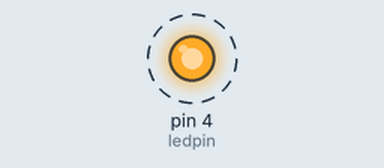
A sketch run on a simulated Arduino Uno, built with avr-gcc and run on an emulated ATmega328P. Parts: output pins drawn as LEDs (lit = HIGH). Dashed ring = blinking.

Above: at 0.1 s.
Timing chart, 0 to 3.0 s (numbered marks = the images above):
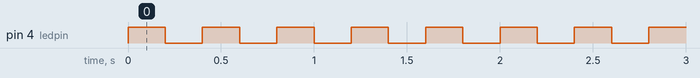

The sketch:

LED2.ino
```cpp
#define ledpin 4

void setup() {
    pinMode(ledpin, OUTPUT);
}

void loop() {
    digitalWrite(ledpin, HIGH);
    delay(200);
    digitalWrite(ledpin, LOW);
    delay(200);
}
```

Measured:
- by itself, pin 4 (ledpin): alternates HIGH for 0.20 s and LOW for 0.20 s
